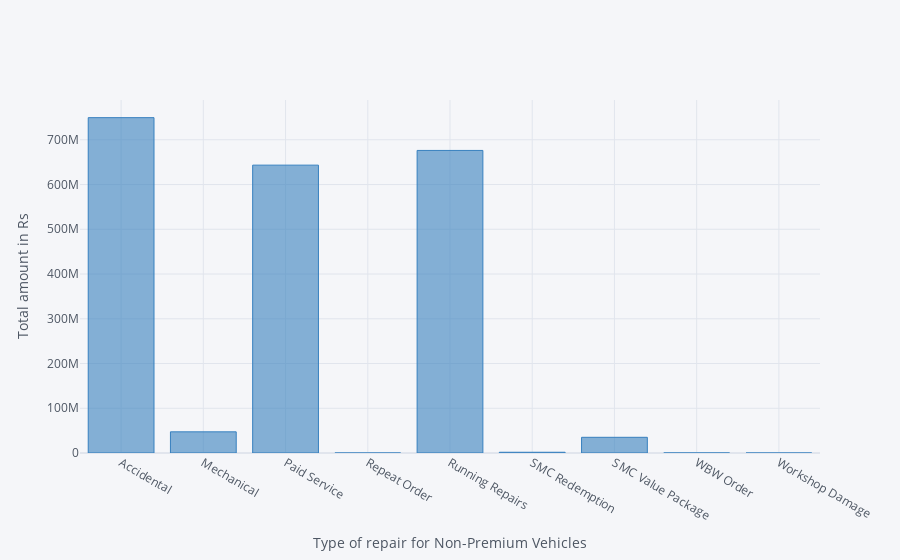

The notebook cell saved with this chart:
### Code cell
Final_Invoice[(Final_Invoice['Car_Segment']=='Non-premium')].groupby(['Order Type'])['Total Amt Wtd Tax.'].sum().iplot(kind='bar',xTitle='Type of repair for Non-Premium Vehicles', yTitle='Total amount in Rs', colors='blue')

### Figure 1 — Plotly figure (JSON) as saved in the notebook; plotly's stock layout.template omitted (floating-point values rounded to 4 significant figures)
{"data": [{"marker": {"color": "rgba(55, 128, 191, 0.6)", "line": {"color": "rgba(55, 128, 191, 1.0)", "width": 1}}, "name": "Total Amt Wtd Tax.", "orientation": "v", "text": "", "type": "bar", "x": ["Accidental", "Mechanical", "Paid Service", "Repeat Order", "Running Repairs", "SMC Redemption", "SMC Value Package", "WBW Order", "Workshop Damage"], "y": [749500000.0, 47310000.0, 643300000.0, 4007.0, 676200000.0, 1674000.0, 35080000.0, 131300.0, 0]}], "layout": {"legend": {"bgcolor": "#F5F6F9", "font": {"color": "#4D5663"}}, "paper_bgcolor": "#F5F6F9", "plot_bgcolor": "#F5F6F9", "title": {"font": {"color": "#4D5663"}}, "xaxis": {"gridcolor": "#E1E5ED", "showgrid": true, "tickfont": {"color": "#4D5663"}, "title": {"font": {"color": "#4D5663"}, "text": "Type of repair for Non-Premium Vehicles"}, "zerolinecolor": "#E1E5ED"}, "yaxis": {"gridcolor": "#E1E5ED", "showgrid": true, "tickfont": {"color": "#4D5663"}, "title": {"font": {"color": "#4D5663"}, "text": "Total amount in Rs"}, "zerolinecolor": "#E1E5ED"}}}
